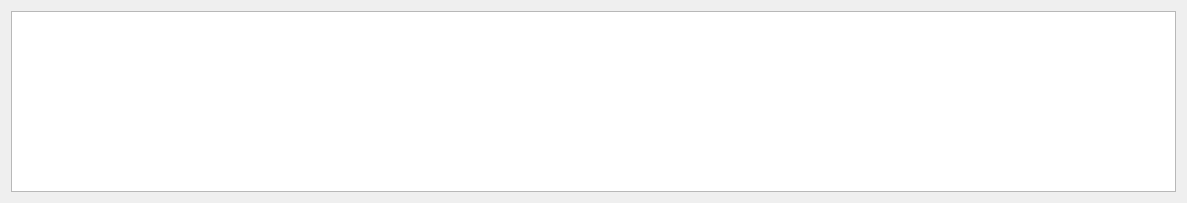
<?xml version="1.0" encoding="UTF-8"?>
<ui version="4.0">
 <class>CCamerasList</class>
 <widget class="QDialog" name="CCamerasList">
  <property name="geometry">
   <rect>
    <x>0</x>
    <y>0</y>
    <width>1187</width>
    <height>203</height>
   </rect>
  </property>
  <property name="windowTitle">
   <string>List of detected cameras</string>
  </property>
  <layout class="QVBoxLayout" name="verticalLayout">
   <item>
    <widget class="QTextEdit" name="_list">
     <property name="lineWrapMode">
      <enum>QTextEdit::NoWrap</enum>
     </property>
     <property name="readOnly">
      <bool>true</bool>
     </property>
    </widget>
   </item>
  </layout>
 </widget>
 <resources/>
 <connections/>
</ui>
